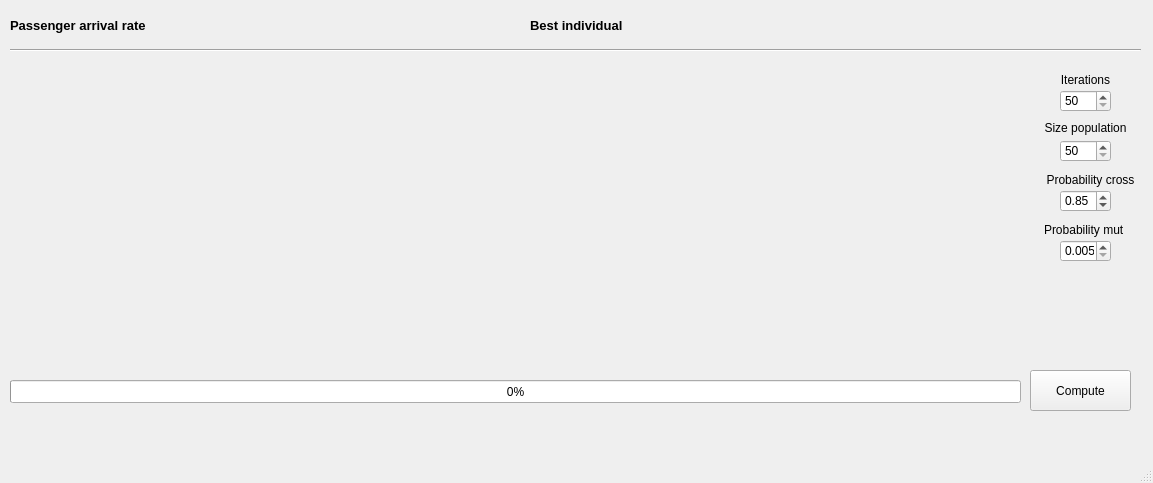
<?xml version="1.0" encoding="UTF-8"?>
<ui version="4.0">
 <class>MainWindow</class>
 <widget class="QMainWindow" name="MainWindow">
  <property name="geometry">
   <rect>
    <x>0</x>
    <y>0</y>
    <width>1153</width>
    <height>483</height>
   </rect>
  </property>
  <property name="windowTitle">
   <string>GA</string>
  </property>
  <widget class="QWidget" name="centralWidget">
   <widget class="QLabel" name="label">
    <property name="geometry">
     <rect>
      <x>10</x>
      <y>10</y>
      <width>201</width>
      <height>31</height>
     </rect>
    </property>
    <property name="font">
     <font>
      <pointsize>10</pointsize>
      <weight>75</weight>
      <bold>true</bold>
     </font>
    </property>
    <property name="text">
     <string>Passenger arrival rate</string>
    </property>
    <property name="alignment">
     <set>Qt::AlignLeading|Qt::AlignLeft|Qt::AlignVCenter</set>
    </property>
   </widget>
   <widget class="QPushButton" name="pushButton">
    <property name="geometry">
     <rect>
      <x>1030</x>
      <y>370</y>
      <width>101</width>
      <height>41</height>
     </rect>
    </property>
    <property name="text">
     <string>Compute</string>
    </property>
   </widget>
   <widget class="QCustomPlot" name="RChart" native="true">
    <property name="geometry">
     <rect>
      <x>10</x>
      <y>70</y>
      <width>501</width>
      <height>281</height>
     </rect>
    </property>
   </widget>
   <widget class="Line" name="line">
    <property name="geometry">
     <rect>
      <x>10</x>
      <y>40</y>
      <width>1131</width>
      <height>20</height>
     </rect>
    </property>
    <property name="orientation">
     <enum>Qt::Horizontal</enum>
    </property>
   </widget>
   <widget class="QSpinBox" name="SSize">
    <property name="geometry">
     <rect>
      <x>1060</x>
      <y>140</y>
      <width>51</width>
      <height>22</height>
     </rect>
    </property>
    <property name="minimum">
     <number>50</number>
    </property>
    <property name="maximum">
     <number>90</number>
    </property>
    <property name="singleStep">
     <number>10</number>
    </property>
   </widget>
   <widget class="QLabel" name="label_2">
    <property name="geometry">
     <rect>
      <x>1040</x>
      <y>120</y>
      <width>91</width>
      <height>16</height>
     </rect>
    </property>
    <property name="text">
     <string>Size population</string>
    </property>
    <property name="alignment">
     <set>Qt::AlignCenter</set>
    </property>
   </widget>
   <widget class="QLabel" name="label_3">
    <property name="geometry">
     <rect>
      <x>1050</x>
      <y>70</y>
      <width>71</width>
      <height>20</height>
     </rect>
    </property>
    <property name="text">
     <string>Iterations</string>
    </property>
    <property name="alignment">
     <set>Qt::AlignCenter</set>
    </property>
   </widget>
   <widget class="QSpinBox" name="SIter">
    <property name="geometry">
     <rect>
      <x>1060</x>
      <y>90</y>
      <width>51</width>
      <height>22</height>
     </rect>
    </property>
    <property name="minimum">
     <number>50</number>
    </property>
    <property name="maximum">
     <number>100</number>
    </property>
    <property name="singleStep">
     <number>20</number>
    </property>
   </widget>
   <widget class="QLabel" name="label_4">
    <property name="geometry">
     <rect>
      <x>1040</x>
      <y>170</y>
      <width>101</width>
      <height>20</height>
     </rect>
    </property>
    <property name="text">
     <string>Probability cross</string>
    </property>
    <property name="alignment">
     <set>Qt::AlignCenter</set>
    </property>
   </widget>
   <widget class="QDoubleSpinBox" name="SProbCross">
    <property name="geometry">
     <rect>
      <x>1060</x>
      <y>190</y>
      <width>51</width>
      <height>22</height>
     </rect>
    </property>
    <property name="minimum">
     <double>0.250000000000000</double>
    </property>
    <property name="maximum">
     <double>0.900000000000000</double>
    </property>
    <property name="singleStep">
     <double>0.050000000000000</double>
    </property>
    <property name="value">
     <double>0.850000000000000</double>
    </property>
   </widget>
   <widget class="QLabel" name="label_5">
    <property name="geometry">
     <rect>
      <x>1044</x>
      <y>220</y>
      <width>91</width>
      <height>20</height>
     </rect>
    </property>
    <property name="text">
     <string>Probability mut</string>
    </property>
   </widget>
   <widget class="QDoubleSpinBox" name="SProbMut">
    <property name="geometry">
     <rect>
      <x>1060</x>
      <y>240</y>
      <width>51</width>
      <height>22</height>
     </rect>
    </property>
    <property name="decimals">
     <number>3</number>
    </property>
    <property name="minimum">
     <double>0.005000000000000</double>
    </property>
    <property name="maximum">
     <double>0.075000000000000</double>
    </property>
    <property name="singleStep">
     <double>0.005000000000000</double>
    </property>
    <property name="value">
     <double>0.005000000000000</double>
    </property>
   </widget>
   <widget class="QProgressBar" name="RPBar">
    <property name="geometry">
     <rect>
      <x>10</x>
      <y>380</y>
      <width>1011</width>
      <height>23</height>
     </rect>
    </property>
    <property name="mouseTracking">
     <bool>false</bool>
    </property>
    <property name="contextMenuPolicy">
     <enum>Qt::DefaultContextMenu</enum>
    </property>
    <property name="value">
     <number>0</number>
    </property>
    <property name="textVisible">
     <bool>true</bool>
    </property>
    <property name="format">
     <string>%p%</string>
    </property>
   </widget>
   <widget class="QLabel" name="SSLabel">
    <property name="geometry">
     <rect>
      <x>10</x>
      <y>360</y>
      <width>461</width>
      <height>16</height>
     </rect>
    </property>
    <property name="text">
     <string/>
    </property>
   </widget>
   <widget class="QCustomPlot" name="RChart2" native="true">
    <property name="geometry">
     <rect>
      <x>530</x>
      <y>70</y>
      <width>501</width>
      <height>281</height>
     </rect>
    </property>
   </widget>
   <widget class="QLabel" name="label_6">
    <property name="geometry">
     <rect>
      <x>530</x>
      <y>10</y>
      <width>131</width>
      <height>31</height>
     </rect>
    </property>
    <property name="font">
     <font>
      <pointsize>10</pointsize>
      <weight>75</weight>
      <bold>true</bold>
     </font>
    </property>
    <property name="text">
     <string>Best individual</string>
    </property>
    <property name="alignment">
     <set>Qt::AlignLeading|Qt::AlignLeft|Qt::AlignVCenter</set>
    </property>
   </widget>
  </widget>
  <widget class="QStatusBar" name="statusBar"/>
  <widget class="QMenuBar" name="menuBar">
   <property name="geometry">
    <rect>
     <x>0</x>
     <y>0</y>
     <width>1153</width>
     <height>26</height>
    </rect>
   </property>
  </widget>
 </widget>
 <layoutdefault spacing="6" margin="11"/>
 <customwidgets>
  <customwidget>
   <class>QCustomPlot</class>
   <extends>QWidget</extends>
   <header>qcustomplot.h</header>
   <container>1</container>
  </customwidget>
 </customwidgets>
 <resources/>
 <connections/>
</ui>
